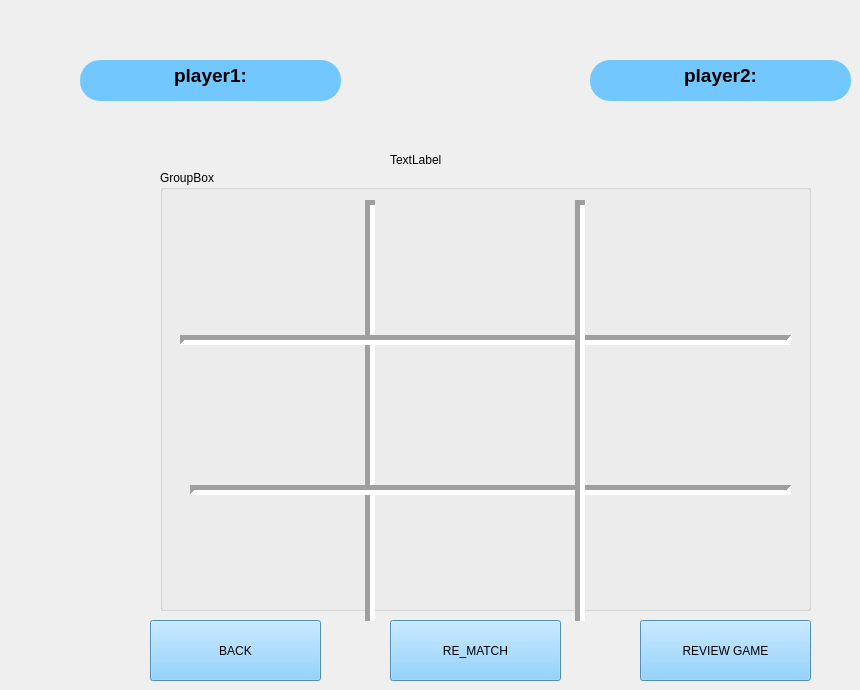
       <widget class="QWidget" name="page_4">
        <widget class="QPushButton" name="grid6">
         <property name="geometry">
          <rect>
           <x>170</x>
           <y>490</y>
           <width>201</width>
           <height>131</height>
          </rect>
         </property>
         <property name="styleSheet">
          <string notr="true">QPushButton
{
border :none;
color:black;
	font: 28pt &quot;Segoe Fluent Icons&quot;;
}
QPushButton:Hover
{
background-color:blue;
}
QPushButton:pressed
{
background-color:red;
}</string>
         </property>
         <property name="text">
          <string/>
         </property>
        </widget>
        <widget class="QPushButton" name="grid5">
         <property name="geometry">
          <rect>
           <x>580</x>
           <y>350</y>
           <width>201</width>
           <height>131</height>
          </rect>
         </property>
         <property name="styleSheet">
          <string notr="true">QPushButton
{
border :none;
color:black;
	font: 28pt &quot;Segoe Fluent Icons&quot;;
}
QPushButton:Hover
{
background-color:blue;
}
QPushButton:pressed
{
background-color:red;
}</string>
         </property>
         <property name="text">
          <string/>
         </property>
        </widget>
        <widget class="QPushButton" name="grid2">
         <property name="geometry">
          <rect>
           <x>580</x>
           <y>200</y>
           <width>201</width>
           <height>131</height>
          </rect>
         </property>
         <property name="styleSheet">
          <string notr="true">QPushButton
{
border :none;
color:black;
	font: 28pt &quot;Segoe Fluent Icons&quot;;
}
QPushButton:Hover
{
background-color:blue;
}
QPushButton:pressed
{
background-color:red;
}</string>
         </property>
         <property name="text">
          <string/>
         </property>
        </widget>
        <widget class="Line" name="line_2">
         <property name="geometry">
          <rect>
           <x>360</x>
           <y>200</y>
           <width>20</width>
           <height>421</height>
          </rect>
         </property>
         <property name="lineWidth">
          <number>5</number>
         </property>
         <property name="orientation">
          <enum>Qt::Orientation::Vertical</enum>
         </property>
        </widget>
        <widget class="Line" name="line_3">
         <property name="geometry">
          <rect>
           <x>190</x>
           <y>480</y>
           <width>601</width>
           <height>20</height>
          </rect>
         </property>
         <property name="lineWidth">
          <number>5</number>
         </property>
         <property name="orientation">
          <enum>Qt::Orientation::Horizontal</enum>
         </property>
        </widget>
        <widget class="QPushButton" name="grid0">
         <property name="geometry">
          <rect>
           <x>160</x>
           <y>200</y>
           <width>201</width>
           <height>131</height>
          </rect>
         </property>
         <property name="styleSheet">
          <string notr="true">QPushButton
{
border :none;
color:black;
	font: 28pt &quot;Segoe Fluent Icons&quot;;
}
QPushButton:Hover
{
background-color:blue;
}
QPushButton:checked {
    background-color: red;
}
</string>
         </property>
         <property name="text">
          <string/>
         </property>
        </widget>
        <widget class="QPushButton" name="grid7">
         <property name="geometry">
          <rect>
           <x>370</x>
           <y>500</y>
           <width>201</width>
           <height>131</height>
          </rect>
         </property>
         <property name="styleSheet">
          <string notr="true">QPushButton
{
border :none;
color:black;
	font: 28pt &quot;Segoe Fluent Icons&quot;;
}
QPushButton:Hover
{
background-color:blue;
}
QPushButton:pressed
{
background-color:red;
}</string>
         </property>
         <property name="text">
          <string/>
         </property>
        </widget>
        <widget class="QPushButton" name="grid4">
         <property name="geometry">
          <rect>
           <x>372</x>
           <y>350</y>
           <width>201</width>
           <height>131</height>
          </rect>
         </property>
         <property name="styleSheet">
          <string notr="true">QPushButton
{
border :none;
color:black;
	font: 28pt &quot;Segoe Fluent Icons&quot;;
}
QPushButton:Hover
{
background-color:blue;
}
QPushButton:pressed
{
background-color:red;
}</string>
         </property>
         <property name="text">
          <string/>
         </property>
        </widget>
        <widget class="QPushButton" name="grid3">
         <property name="geometry">
          <rect>
           <x>160</x>
           <y>350</y>
           <width>201</width>
           <height>131</height>
          </rect>
         </property>
         <property name="styleSheet">
          <string notr="true">QPushButton
{
border :none;
color:black;
	font: 28pt &quot;Segoe Fluent Icons&quot;;
}
QPushButton:Hover
{
background-color:blue;
}
QPushButton:pressed
{
background-color:red;
}
QPushButton[text=&quot;O&quot;] {
    color: black;
   
}
QPushButton[text=&quot;X&quot;] {
    color: white;
    }
</string>
         </property>
         <property name="text">
          <string/>
         </property>
        </widget>
        <widget class="QTextEdit" name="textEdit_2">
         <property name="geometry">
          <rect>
           <x>590</x>
           <y>60</y>
           <width>261</width>
           <height>41</height>
          </rect>
         </property>
         <property name="styleSheet">
          <string notr="true">QTextEdit
{
border :none;
color:black;
background-color: rgb(115, 199, 255);
font: 700 12pt &quot;Rockwell&quot;;    
 border-radius: 20px;
}</string>
         </property>
         <property name="html">
          <string>&lt;!DOCTYPE HTML PUBLIC &quot;-//W3C//DTD HTML 4.0//EN&quot; &quot;http://www.w3.org/TR/REC-html40/strict.dtd&quot;&gt;
&lt;html&gt;&lt;head&gt;&lt;meta name=&quot;qrichtext&quot; content=&quot;1&quot; /&gt;&lt;meta charset=&quot;utf-8&quot; /&gt;&lt;style type=&quot;text/css&quot;&gt;
p, li { white-space: pre-wrap; }
hr { height: 1px; border-width: 0; }
li.unchecked::marker { content: &quot;\2610&quot;; }
li.checked::marker { content: &quot;\2612&quot;; }
&lt;/style&gt;&lt;/head&gt;&lt;body style=&quot; font-family:'Rockwell'; font-size:12pt; font-weight:700; font-style:normal;&quot;&gt;
&lt;p align=&quot;center&quot; style=&quot; margin-top:0px; margin-bottom:0px; margin-left:0px; margin-right:0px; -qt-block-indent:0; text-indent:0px;&quot;&gt;&lt;span style=&quot; font-family:'Segoe UI'; font-size:14pt;&quot;&gt;player2:&lt;/span&gt;&lt;/p&gt;&lt;/body&gt;&lt;/html&gt;</string>
         </property>
        </widget>
        <widget class="QTextEdit" name="textEdit">
         <property name="geometry">
          <rect>
           <x>80</x>
           <y>60</y>
           <width>261</width>
           <height>41</height>
          </rect>
         </property>
         <property name="styleSheet">
          <string notr="true">QTextEdit
{
border :none;
color:black;
background-color: rgb(115, 199, 255);
font: 700 12pt &quot;Rockwell&quot;;    
 border-radius: 20px;
}</string>
         </property>
         <property name="html">
          <string>&lt;!DOCTYPE HTML PUBLIC &quot;-//W3C//DTD HTML 4.0//EN&quot; &quot;http://www.w3.org/TR/REC-html40/strict.dtd&quot;&gt;
&lt;html&gt;&lt;head&gt;&lt;meta name=&quot;qrichtext&quot; content=&quot;1&quot; /&gt;&lt;meta charset=&quot;utf-8&quot; /&gt;&lt;style type=&quot;text/css&quot;&gt;
p, li { white-space: pre-wrap; }
hr { height: 1px; border-width: 0; }
li.unchecked::marker { content: &quot;\2610&quot;; }
li.checked::marker { content: &quot;\2612&quot;; }
&lt;/style&gt;&lt;/head&gt;&lt;body style=&quot; font-family:'Rockwell'; font-size:12pt; font-weight:700; font-style:normal;&quot;&gt;
&lt;p align=&quot;center&quot; style=&quot; margin-top:0px; margin-bottom:0px; margin-left:0px; margin-right:0px; -qt-block-indent:0; text-indent:0px;&quot;&gt;&lt;span style=&quot; font-family:'Segoe UI'; font-size:14pt;&quot;&gt;player1:&lt;/span&gt;&lt;/p&gt;&lt;/body&gt;&lt;/html&gt;</string>
         </property>
        </widget>
        <widget class="QPushButton" name="grid1">
         <property name="geometry">
          <rect>
           <x>370</x>
           <y>200</y>
           <width>201</width>
           <height>131</height>
          </rect>
         </property>
         <property name="styleSheet">
          <string notr="true">QPushButton
{
border :none;
color:black;
	font: 28pt &quot;Segoe Fluent Icons&quot;;
}
QPushButton:Hover
{
background-color:blue;
}
QPushButton:pressed
{
background-color:red;
}</string>
         </property>
         <property name="text">
          <string/>
         </property>
        </widget>
        <widget class="Line" name="line_4">
         <property name="geometry">
          <rect>
           <x>180</x>
           <y>330</y>
           <width>611</width>
           <height>20</height>
          </rect>
         </property>
         <property name="lineWidth">
          <number>5</number>
         </property>
         <property name="orientation">
          <enum>Qt::Orientation::Horizontal</enum>
         </property>
        </widget>
        <widget class="QPushButton" name="grid8">
         <property name="geometry">
          <rect>
           <x>580</x>
           <y>490</y>
           <width>201</width>
           <height>131</height>
          </rect>
         </property>
         <property name="styleSheet">
          <string notr="true">QPushButton
{
border :none;
color:black;
	font: 28pt &quot;Segoe Fluent Icons&quot;;
}
QPushButton:Hover
{
background-color:blue;
}
QPushButton:pressed
{
background-color:red;
}</string>
         </property>
         <property name="text">
          <string/>
         </property>
        </widget>
        <widget class="Line" name="line">
         <property name="geometry">
          <rect>
           <x>570</x>
           <y>200</y>
           <width>20</width>
           <height>421</height>
          </rect>
         </property>
         <property name="lineWidth">
          <number>5</number>
         </property>
         <property name="orientation">
          <enum>Qt::Orientation::Vertical</enum>
         </property>
        </widget>
        <widget class="QPushButton" name="GameReview">
         <property name="geometry">
          <rect>
           <x>640</x>
           <y>620</y>
           <width>171</width>
           <height>61</height>
          </rect>
         </property>
         <property name="maximumSize">
          <size>
           <width>500</width>
           <height>500</height>
          </size>
         </property>
         <property name="styleSheet">
          <string notr="true">QPushButton
{
color:black;
background-color: rgb(115, 199, 255);
 font: 700 14pt &quot;Segoe UI&quot;;
}</string>
         </property>
         <property name="text">
          <string>REVIEW GAME</string>
         </property>
        </widget>
        <widget class="QPushButton" name="Rematch">
         <property name="geometry">
          <rect>
           <x>390</x>
           <y>620</y>
           <width>171</width>
           <height>61</height>
          </rect>
         </property>
         <property name="maximumSize">
          <size>
           <width>500</width>
           <height>500</height>
          </size>
         </property>
         <property name="styleSheet">
          <string notr="true">QPushButton
{
color:black;
background-color: rgb(115, 199, 255);
 font: 700 14pt &quot;Segoe UI&quot;;
}</string>
         </property>
         <property name="text">
          <string>RE_MATCH</string>
         </property>
        </widget>
        <widget class="QPushButton" name="back_4">
         <property name="geometry">
          <rect>
           <x>150</x>
           <y>620</y>
           <width>171</width>
           <height>61</height>
          </rect>
         </property>
         <property name="maximumSize">
          <size>
           <width>500</width>
           <height>500</height>
          </size>
         </property>
         <property name="styleSheet">
          <string notr="true">QPushButton
{
color:black;
background-color: rgb(115, 199, 255);
 font: 700 14pt &quot;Segoe UI&quot;;
}</string>
         </property>
         <property name="text">
          <string>BACK</string>
         </property>
        </widget>
        <widget class="QGroupBox" name="groupBox_2">
         <property name="geometry">
          <rect>
           <x>160</x>
           <y>170</y>
           <width>651</width>
           <height>441</height>
          </rect>
         </property>
         <property name="title">
          <string>GroupBox</string>
         </property>
        </widget>
        <widget class="QLabel" name="WinnerText">
         <property name="geometry">
          <rect>
           <x>390</x>
           <y>150</y>
           <width>261</width>
           <height>20</height>
          </rect>
         </property>
         <property name="text">
          <string>TextLabel</string>
         </property>
        </widget>
        <zorder>groupBox_2</zorder>
        <zorder>grid6</zorder>
        <zorder>grid5</zorder>
        <zorder>grid2</zorder>
        <zorder>line_2</zorder>
        <zorder>line_3</zorder>
        <zorder>grid0</zorder>
        <zorder>grid7</zorder>
        <zorder>grid4</zorder>
        <zorder>grid3</zorder>
        <zorder>textEdit_2</zorder>
        <zorder>textEdit</zorder>
        <zorder>grid1</zorder>
        <zorder>line_4</zorder>
        <zorder>line</zorder>
        <zorder>GameReview</zorder>
        <zorder>Rematch</zorder>
        <zorder>back_4</zorder>
        <zorder>grid8</zorder>
        <zorder>WinnerText</zorder>
       </widget>
